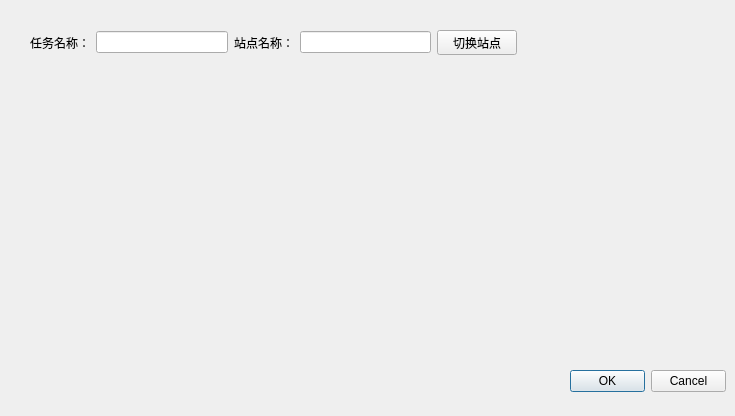
<?xml version="1.0" encoding="UTF-8"?>
<ui version="4.0">
 <class>Dialog</class>
 <widget class="QDialog" name="Dialog">
  <property name="geometry">
   <rect>
    <x>0</x>
    <y>0</y>
    <width>735</width>
    <height>416</height>
   </rect>
  </property>
  <property name="windowTitle">
   <string>Dialog</string>
  </property>
  <widget class="QDialogButtonBox" name="buttonBox">
   <property name="geometry">
    <rect>
     <x>570</x>
     <y>370</y>
     <width>156</width>
     <height>23</height>
    </rect>
   </property>
   <property name="orientation">
    <enum>Qt::Horizontal</enum>
   </property>
   <property name="standardButtons">
    <set>QDialogButtonBox::Cancel|QDialogButtonBox::Ok</set>
   </property>
  </widget>
  <widget class="QWidget" name="layoutWidget">
   <property name="geometry">
    <rect>
     <x>30</x>
     <y>30</y>
     <width>487</width>
     <height>25</height>
    </rect>
   </property>
   <layout class="QHBoxLayout" name="horizontalLayout">
    <item>
     <widget class="QLabel" name="label">
      <property name="text">
       <string>任务名称：</string>
      </property>
     </widget>
    </item>
    <item>
     <widget class="QLineEdit" name="lineEdit"/>
    </item>
    <item>
     <widget class="QLabel" name="label_2">
      <property name="text">
       <string>站点名称：</string>
      </property>
     </widget>
    </item>
    <item>
     <widget class="QLineEdit" name="lineEdit_2"/>
    </item>
    <item>
     <widget class="QPushButton" name="pushButton">
      <property name="text">
       <string>切换站点</string>
      </property>
     </widget>
    </item>
   </layout>
  </widget>
 </widget>
 <resources/>
 <connections>
  <connection>
   <sender>buttonBox</sender>
   <signal>accepted()</signal>
   <receiver>Dialog</receiver>
   <slot>accept()</slot>
   <hints>
    <hint type="sourcelabel">
     <x>248</x>
     <y>254</y>
    </hint>
    <hint type="destinationlabel">
     <x>157</x>
     <y>274</y>
    </hint>
   </hints>
  </connection>
  <connection>
   <sender>buttonBox</sender>
   <signal>rejected()</signal>
   <receiver>Dialog</receiver>
   <slot>reject()</slot>
   <hints>
    <hint type="sourcelabel">
     <x>316</x>
     <y>260</y>
    </hint>
    <hint type="destinationlabel">
     <x>286</x>
     <y>274</y>
    </hint>
   </hints>
  </connection>
 </connections>
</ui>
